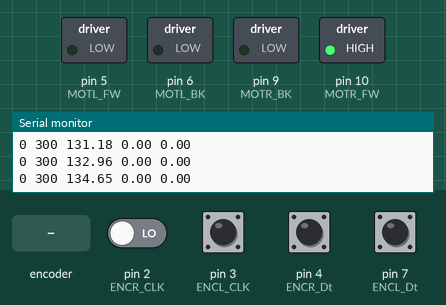
Recording of a sketch running on a simulated Arduino Uno, built with avr-gcc and run on an emulated ATmega328P. On the bench: switched loads named in the sketch (green lamp = pin HIGH), the last lines printed to the serial monitor. The inputs (shaded band) are chosen by the test bench; at power-on: pin 4 (ENCR_Dt), pin 7 (ENCL_Dt) HIGH, pin 2 (ENCR_CLK), pin 3 (ENCL_CLK) LOW.

Above: at 1.2 s.
1.3 s: pin 3 (ENCL_CLK) pulsed HIGH 5 times (0.12 s each, 0.3 s apart)
5.8 s: rotary encoder on pin 2 (ENCR_CLK) / pin 4 (ENCR_Dt) turned 2 steps (second pin leading)
At 6.29 s:
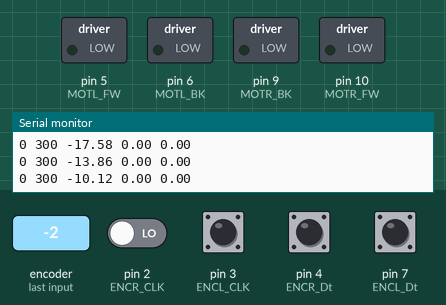
8.2 s: pin 3 (ENCL_CLK) driven HIGH
11.2 s: pin 3 (ENCL_CLK) pulsed LOW 5 times (0.12 s each, 0.3 s apart)
At 12.84 s:
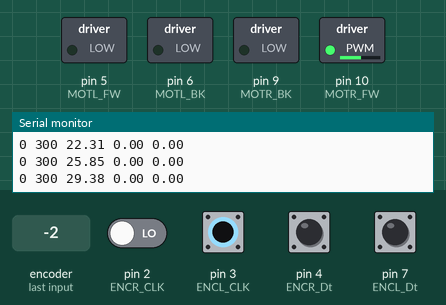
Timing chart, 0 to 21.5 s (numbered marks = the images above; inputs shaded):
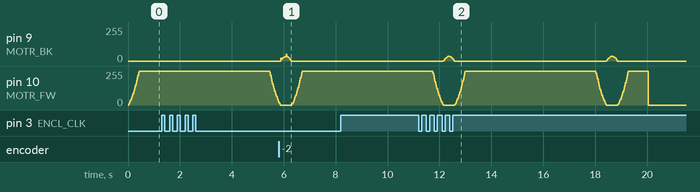

The sketch:

PIDSpeed.ino
```cpp
// (licence header left out)
//MAX RPM 250

const int ENCR_CLK = 2;
const int ENCR_Dt = 4;
const int ENCL_CLK = 3;
const int ENCL_Dt = 7;

const int MOTR_FW = 10;
const int MOTR_BK = 9;
const int MOTL_FW = 5;
const int MOTL_BK = 6;

volatile long MOTR_ENC_CNT = 0;
volatile long MOTL_ENC_CNT = 0;

//MOTOR SPEED
float RPM_R = 0;
float RPM_L = 0;

//Motor RPM calculation related
long currT=micros();
long prevT=0;
long MOTL_ENC_CNT_PREV = 0;
long MOTR_ENC_CNT_PREV = 0;
float deltaT = 0;

//PID
float eintegral_L = 0;
float prevE_L = 0;
float eintegral_R = 0;
float prevE_R = 0;

/* Physical Properties of the Robot */
const int circumference = 70;
const int ticksPerRev = 400;
const float ticksPerCm = ticksPerRev/circumference;

long startTimer = micros();

void ISR_R() {
  if (digitalRead(ENCR_CLK) == digitalRead(ENCR_Dt)) {
    MOTR_ENC_CNT++;
  } else {
    MOTR_ENC_CNT--;
  }
}

void ISR_L() {
  if (digitalRead(ENCL_CLK) == digitalRead(ENCL_Dt)) {
    MOTL_ENC_CNT--;
  } else {
    MOTL_ENC_CNT++;
  }
}

void initRobot(){
  Serial.begin(9600);

  //motorpins
  pinMode(MOTR_FW, OUTPUT);
  pinMode(MOTR_BK, OUTPUT);
  pinMode(MOTL_FW, OUTPUT);
  pinMode(MOTL_BK, OUTPUT);

  //encoders
  pinMode(ENCR_CLK,INPUT);
  pinMode(ENCR_Dt,INPUT);
  pinMode(ENCL_CLK,INPUT);
  pinMode(ENCL_Dt,INPUT);

}

void setMotorR(int dir, int speed){
  switch(dir){
    case 1:
      analogWrite(MOTR_BK, 0);
      analogWrite(MOTR_FW, speed);
      break;
    case -1:
      analogWrite(MOTR_FW, 0);
      analogWrite(MOTR_BK, speed);
      break;
    default:
      analogWrite(MOTR_FW, 0);
      analogWrite(MOTR_BK, 0);
      break;
  }
}
void setMotorL(int dir, int speed){
  switch(dir){
    case 1:
      analogWrite(MOTL_BK, 0);
      analogWrite(MOTL_FW, speed);
      break;
    case -1:
      analogWrite(MOTL_FW, 0);
      analogWrite(MOTL_BK, speed);
      break;
    default:
      analogWrite(MOTL_FW, 0);
      analogWrite(MOTL_BK, 0);
      break;
  }
}
void stop(){
    setMotorR(0,0);
    setMotorL(0,0);
}

int CMtoTicks(int cm) {
  return ticksPerCm * cm;
}


void calcRPM(){
  //analogWrite(MOTL_FW, 100/3.0*micros()/1.0e6);
  currT = micros();
  deltaT = ((float) (currT-prevT)/1.0e6);

 //Calculate Right Motor RPM
  float vel1 = (MOTR_ENC_CNT - MOTR_ENC_CNT_PREV)/deltaT;
  RPM_R = vel1/400*60;
  MOTR_ENC_CNT_PREV = MOTR_ENC_CNT;

  //Calculate Left Motor RPM
  float vel2 = (MOTL_ENC_CNT - MOTL_ENC_CNT_PREV)/deltaT;
  RPM_L = vel2/400*60;
  MOTL_ENC_CNT_PREV = MOTL_ENC_CNT;

  prevT = currT;
}

//PID fix derivative Term!!
void PID_L(float vt, float rpm, int *pwr, int *dir){
  float kp = 1;
  float ki = 10;
  float kd = 0.05;

  float e = vt-rpm;

  eintegral_L = eintegral_L + e * deltaT;

  float u = kp*e + kd*prevE_L + ki*eintegral_L;

  prevE_L = e;

  if (u<0)
    *dir=-1;

  *pwr = (int) fabs(u);
  if(*pwr>255)
    *pwr = 255;

}
void PID_R(float vt, float rpm, int *pwr, int *dir){
  float kp = 2;
  float ki = 10;
  float kd = 0.01;

  float e = vt-rpm;

  eintegral_R = eintegral_R + e * deltaT;

  float eDeriv = ((abs(prevE_R)-abs(e))/deltaT);

  float u = kp*e + kd*eDeriv + ki*eintegral_R;

  prevE_R = e;

  if (u<0)
    *dir=-1;

  *pwr = (int) fabs(u);
  if(*pwr>255)
    *pwr = 255;

}

void setup() {

  initRobot();

  attachInterrupt(digitalPinToInterrupt(ENCR_CLK), ISR_R, RISING);
  attachInterrupt(digitalPinToInterrupt(ENCL_CLK), ISR_L, RISING);

}

void loop() {
  float vt = 100;
  if ((currT - startTimer) < 20*1000000){

    calcRPM();

    // //set a target
    //vt = 200 *(sin(currT/1e6)>0)-100;
    vt=150*sin(currT/1e6);

    int pwr_l = 0;
    int dir_l = 1;
    //PID_L(100, RPM_L, &pwr_l, &dir_l);
    //setMotorL(dir_l, pwr_l);

    int pwr_r = 0;
    int dir_r = 1;
    PID_R(vt, RPM_R, &pwr_r, &dir_r);
    setMotorR(dir_r, pwr_r);
  }else{
    stop();
  }


  Serial.print("0 ");
  Serial.print("300 ");
  Serial.print(vt);
  Serial.print(" ");
  Serial.print(RPM_L);
  Serial.print(" ");
  Serial.print(RPM_R);
  Serial.println("");


  // currT = millis();
  // if(currT - start > 2000){
  //   analogWrite(MOTR_FW, 0);
  //   analogWrite(MOTL_FW, 0);
  // }


}
```
